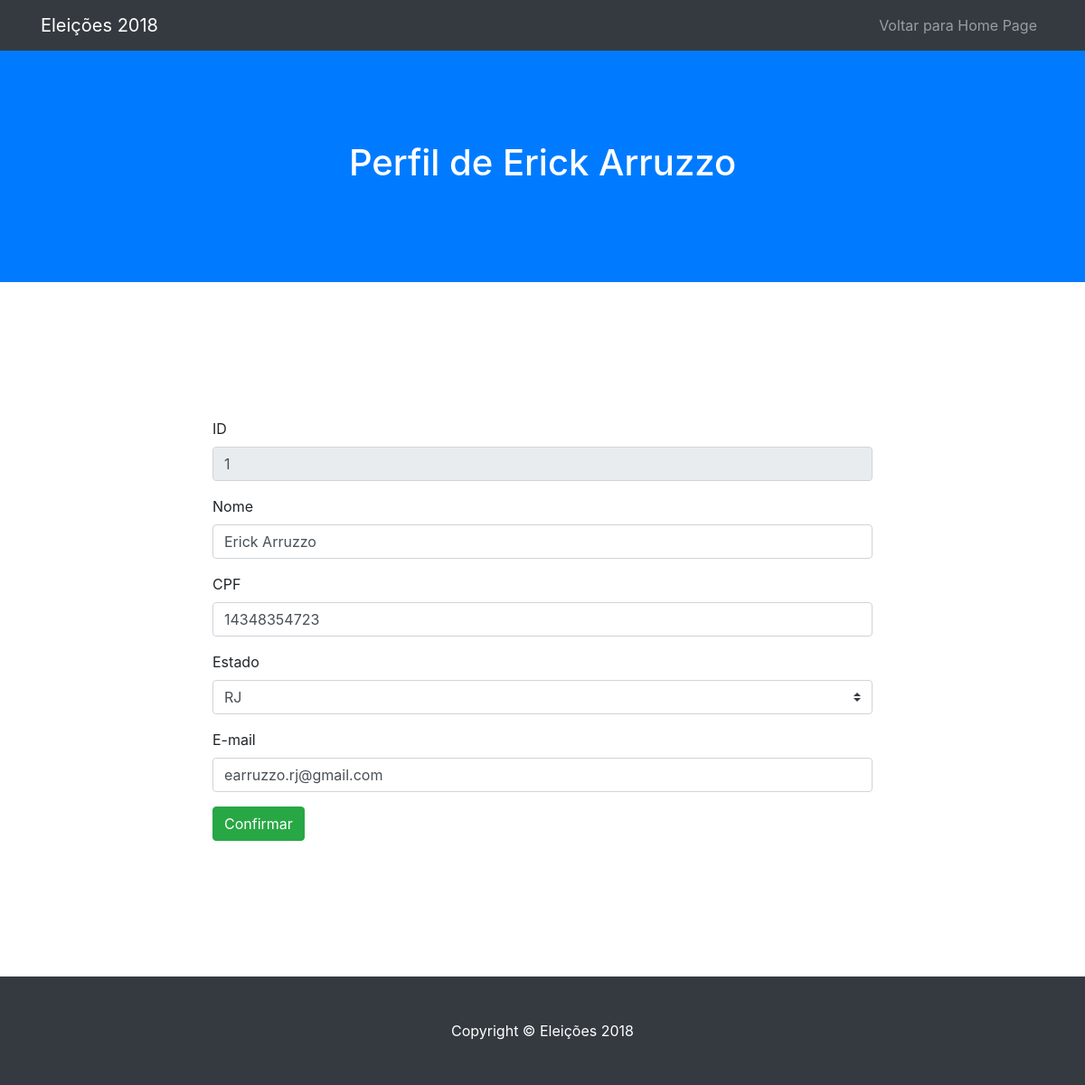
Before: /usuario-alterar/1 with the older database file.
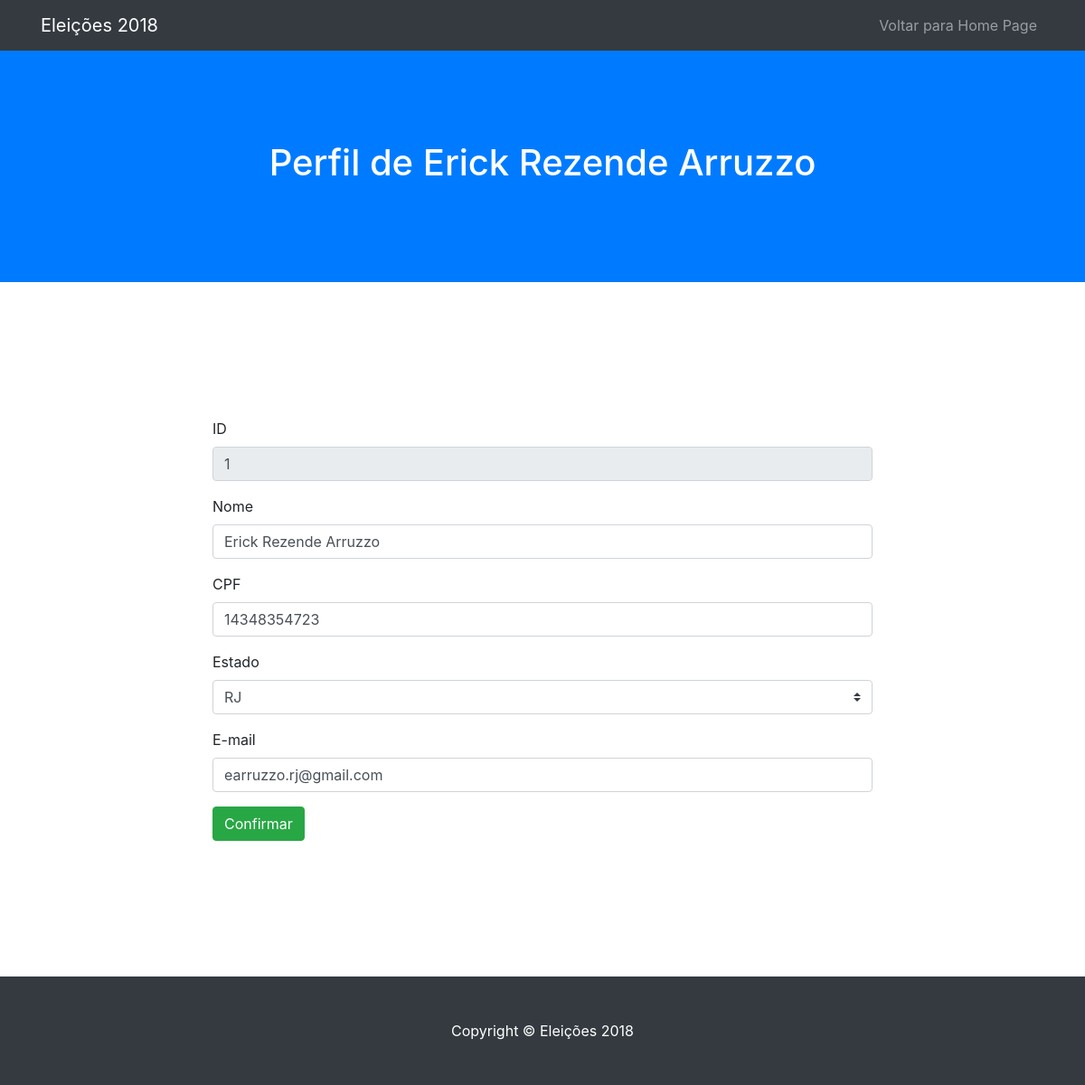
After: the same page with the newer database file.
### eleicoes2018/models.py (models this page shows)
class Usuario(models.Model):
	user = models.OneToOneField(User, on_delete=models.CASCADE, default=1)
	cpf = models.CharField(max_length=11, null=False)
	nome = models.CharField(max_length=255, null=False)
	email = models.CharField(max_length=255, null=False)
	senha = models.CharField(max_length=255, null=False)
	estado_id = models.ForeignKey(Estado, on_delete=models.CASCADE)

### usuarios/views.py (the view, shortened to what this page needs)
# urls.py: url(r'^usuario-alterar/(?P<usuario_id>.*)$', AlterarUsuarioView.as_view(), name='alterar_usuario'),
class AlterarUsuarioView(View):
    template_name = 'alterar_usuario.html'
    def get(self, request, usuario_id, *args, **kwargs):
        usuario = Usuario.objects.get(id=usuario_id)
        estados = Estado.objects.all()
        return render(request, self.template_name, { 'usuario' : usuario , 'estados' : estados })

### usuarios/templates/alterar_usuario.html (shortened to what this page needs)
{% extends "template_usuario.html" %}
{% block body %}
<form action="{% url 'alterar_usuario' usuario.id %}" method="post">
  <div class="form-group">
		<label for="id_perfil">ID</label>
		<input type="text" class="form-control" id="id_perfil" name="id_perfil" value="{{usuario.id}}" readonly>
	</div>
	<div class="form-group">
		<label for="nome_perfil">Nome</label>
		<input type="text" class="form-control" id="nome_perfil" name="nome_perfil" value="{{usuario.nome}}" required>
	</div>
	<div class="form-group">
		<label for="cpf_perfil">CPF</label>
		<input type="text" class="form-control" id="cpf_perfil" name="cpf_perfil" value="{{usuario.cpf}}" required>
	</div>
	<div class="form-group">
    <label for="estado_perfil">Estado</label>
    <select class="custom-select" name="estado_perfil" id="estado_perfil" name="estado_perfil" value="{{usuario.estado_id.id}}" required>
      {% for estado in estados %}
          {% if usuario.estado_id.id == estado.id  %}
            <option value="{{ estado.id }}" selected>{{ estado.sigla }} </option>
          {%else%}}
            <option value="{{ estado.id }}">{{ estado.sigla }}</option>
          {%endif%}}
      {% endfor %}
    </select>
	</div>
	<div class="form-group">
		<label for="email_perfil">E-mail</label>
		<input type="email" class="form-control" id="email_perfil" name="email_perfil" value="{{usuario.email}}" required>
	</div>
  <button id="btnEditaUsuario" type="submit" class="btn btn-success">Confirmar</button>
</form>
{% endblock %}

### usuarios/templates/template_usuario.html (shortened to what this page needs)
{% load staticfiles %}
<!DOCTYPE html>
  <head>
    <link href='{% static "vendor/bootstrap/css/bootstrap.min.css" %}' rel="stylesheet">
    <link href='{% static "css/scrolling-nav.css" %}' rel="stylesheet">
  </head>
  <body id="page-top">
    <nav class="navbar navbar-expand-lg navbar-dark bg-dark fixed-top" id="mainNav">
      <div class="container">
        <a class="navbar-brand js-scroll-trigger" href="#page-top">Eleições 2018</a>
        <div class="collapse navbar-collapse" id="navbarResponsive">
          <ul class="navbar-nav ml-auto">
            <li class="nav-item">
              <a class="nav-link js-scroll-trigger" href="/">Voltar para Home Page</a>
            </li>
          </ul>
        </div>
      </div>
    </nav>
    <header class="bg-primary text-white">
      <div class="container text-center">
        <h1>Perfil de {{usuario.nome}}</h1>
      </div>
    </header>
    <section id="dados">
      <div class="container">
        <div class="row">
          <div class="col-lg-8 mx-auto">
            {% block body %}
            {% endblock %}
          </div>
        </div>
      </div>
    </section>
    <footer class="py-5 bg-dark">
      <div class="container">
        <p class="m-0 text-center text-white">Copyright &copy; Eleições 2018</p>
      </div>
    </footer>
  </body>
</html>

### eleicoes2018/static/css/scrolling-nav.css (style rules this page uses)
header { padding: 154px 0 100px; }
@media (min-width: 992px) { header { padding: 156px 0 100px; } }
section { padding: 150px 0; }

Changed rows visible on the page:
changed Usuario "earruzzo.rj@gmail.com": nome "Erick Arruzzo" → "Erick Rezende Arruzzo"; nome_perfil "Erick Arruzzo" → "Erick Rezende Arruzzo"
